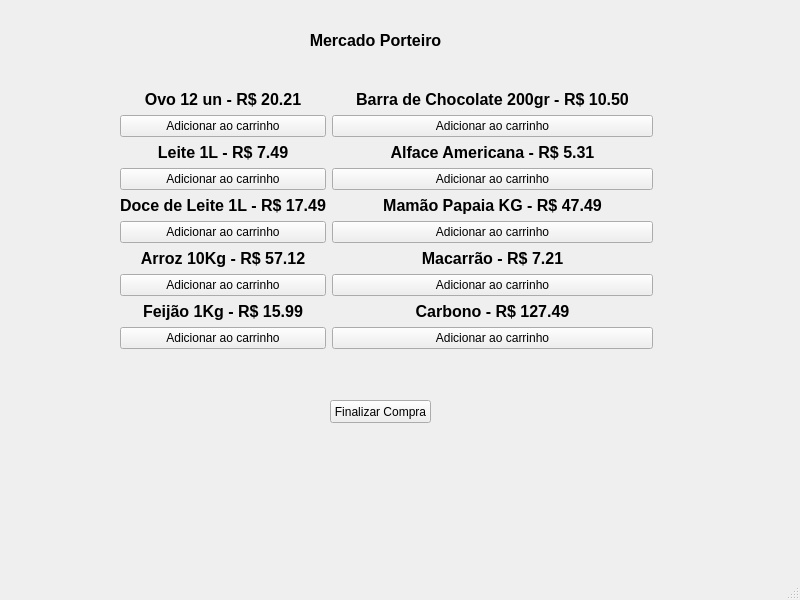
<?xml version="1.0" encoding="UTF-8"?>
<ui version="4.0">
 <class>MainWindow</class>
 <widget class="QMainWindow" name="MainWindow">
  <property name="geometry">
   <rect>
    <x>0</x>
    <y>0</y>
    <width>800</width>
    <height>600</height>
   </rect>
  </property>
  <property name="windowTitle">
   <string>MainWindow</string>
  </property>
  <widget class="QWidget" name="centralwidget">
   <widget class="QLabel" name="label">
    <property name="geometry">
     <rect>
      <x>250</x>
      <y>0</y>
      <width>251</width>
      <height>81</height>
     </rect>
    </property>
    <property name="font">
     <font>
      <pointsize>12</pointsize>
      <weight>75</weight>
      <bold>true</bold>
     </font>
    </property>
    <property name="text">
     <string>Mercado Porteiro</string>
    </property>
    <property name="alignment">
     <set>Qt::AlignCenter</set>
    </property>
   </widget>
   <widget class="QWidget" name="formLayoutWidget">
    <property name="geometry">
     <rect>
      <x>120</x>
      <y>90</y>
      <width>533</width>
      <height>281</height>
     </rect>
    </property>
    <layout class="QFormLayout" name="formLayout">
     <item row="0" column="0">
      <layout class="QVBoxLayout" name="verticalLayout_3">
       <item>
        <layout class="QVBoxLayout" name="verticalLayout">
         <item>
          <widget class="QLabel" name="label_2">
           <property name="font">
            <font>
             <pointsize>12</pointsize>
             <weight>75</weight>
             <bold>true</bold>
            </font>
           </property>
           <property name="text">
            <string>Ovo 12 un - R$ 20.21</string>
           </property>
           <property name="alignment">
            <set>Qt::AlignCenter</set>
           </property>
          </widget>
         </item>
         <item>
          <widget class="QPushButton" name="pushButton">
           <property name="text">
            <string>Adicionar ao carrinho</string>
           </property>
          </widget>
         </item>
         <item>
          <layout class="QVBoxLayout" name="verticalLayout_2">
           <item>
            <widget class="QLabel" name="label_3">
             <property name="font">
              <font>
               <pointsize>12</pointsize>
               <weight>75</weight>
               <bold>true</bold>
              </font>
             </property>
             <property name="text">
              <string>Leite 1L - R$ 7.49</string>
             </property>
             <property name="alignment">
              <set>Qt::AlignCenter</set>
             </property>
            </widget>
           </item>
           <item>
            <widget class="QPushButton" name="pushButton_2">
             <property name="text">
              <string>Adicionar ao carrinho</string>
             </property>
            </widget>
           </item>
          </layout>
         </item>
        </layout>
       </item>
       <item>
        <widget class="QLabel" name="label_4">
         <property name="font">
          <font>
           <pointsize>12</pointsize>
           <weight>75</weight>
           <bold>true</bold>
          </font>
         </property>
         <property name="text">
          <string>Doce de Leite 1L - R$ 17.49</string>
         </property>
         <property name="alignment">
          <set>Qt::AlignCenter</set>
         </property>
        </widget>
       </item>
       <item>
        <widget class="QPushButton" name="pushButton_3">
         <property name="text">
          <string>Adicionar ao carrinho</string>
         </property>
        </widget>
       </item>
       <item>
        <layout class="QVBoxLayout" name="verticalLayout_4">
         <item>
          <widget class="QLabel" name="label_5">
           <property name="font">
            <font>
             <pointsize>12</pointsize>
             <weight>75</weight>
             <bold>true</bold>
            </font>
           </property>
           <property name="text">
            <string>Arroz 10Kg - R$ 57.12</string>
           </property>
           <property name="alignment">
            <set>Qt::AlignCenter</set>
           </property>
          </widget>
         </item>
         <item>
          <widget class="QPushButton" name="pushButton_4">
           <property name="text">
            <string>Adicionar ao carrinho</string>
           </property>
          </widget>
         </item>
         <item>
          <layout class="QVBoxLayout" name="verticalLayout_5">
           <item>
            <widget class="QLabel" name="label_6">
             <property name="font">
              <font>
               <pointsize>12</pointsize>
               <weight>75</weight>
               <bold>true</bold>
              </font>
             </property>
             <property name="text">
              <string>Feijão 1Kg - R$ 15.99</string>
             </property>
             <property name="alignment">
              <set>Qt::AlignCenter</set>
             </property>
            </widget>
           </item>
           <item>
            <widget class="QPushButton" name="pushButton_5">
             <property name="text">
              <string>Adicionar ao carrinho</string>
             </property>
            </widget>
           </item>
          </layout>
         </item>
        </layout>
       </item>
      </layout>
     </item>
     <item row="0" column="1">
      <layout class="QVBoxLayout" name="verticalLayout_6">
       <item>
        <widget class="QLabel" name="label_7">
         <property name="font">
          <font>
           <pointsize>12</pointsize>
           <weight>75</weight>
           <bold>true</bold>
          </font>
         </property>
         <property name="text">
          <string>Barra de Chocolate 200gr - R$ 10.50</string>
         </property>
         <property name="alignment">
          <set>Qt::AlignCenter</set>
         </property>
        </widget>
       </item>
       <item>
        <widget class="QPushButton" name="pushButton_6">
         <property name="text">
          <string>Adicionar ao carrinho</string>
         </property>
        </widget>
       </item>
       <item>
        <layout class="QVBoxLayout" name="verticalLayout_7">
         <item>
          <widget class="QLabel" name="label_8">
           <property name="font">
            <font>
             <pointsize>12</pointsize>
             <weight>75</weight>
             <bold>true</bold>
            </font>
           </property>
           <property name="text">
            <string>Alface Americana - R$ 5.31</string>
           </property>
           <property name="alignment">
            <set>Qt::AlignCenter</set>
           </property>
          </widget>
         </item>
         <item>
          <widget class="QPushButton" name="pushButton_7">
           <property name="text">
            <string>Adicionar ao carrinho</string>
           </property>
          </widget>
         </item>
        </layout>
       </item>
       <item>
        <layout class="QVBoxLayout" name="verticalLayout_8">
         <item>
          <widget class="QLabel" name="label_9">
           <property name="font">
            <font>
             <pointsize>12</pointsize>
             <weight>75</weight>
             <bold>true</bold>
            </font>
           </property>
           <property name="text">
            <string>Mamão Papaia KG - R$ 47.49</string>
           </property>
           <property name="alignment">
            <set>Qt::AlignCenter</set>
           </property>
          </widget>
         </item>
         <item>
          <widget class="QPushButton" name="pushButton_8">
           <property name="text">
            <string>Adicionar ao carrinho</string>
           </property>
          </widget>
         </item>
         <item>
          <layout class="QVBoxLayout" name="verticalLayout_9">
           <item>
            <widget class="QLabel" name="label_10">
             <property name="font">
              <font>
               <pointsize>12</pointsize>
               <weight>75</weight>
               <bold>true</bold>
              </font>
             </property>
             <property name="text">
              <string>Macarrão - R$ 7.21</string>
             </property>
             <property name="alignment">
              <set>Qt::AlignCenter</set>
             </property>
            </widget>
           </item>
           <item>
            <widget class="QPushButton" name="pushButton_9">
             <property name="text">
              <string>Adicionar ao carrinho</string>
             </property>
            </widget>
           </item>
           <item>
            <layout class="QVBoxLayout" name="verticalLayout_10">
             <item>
              <widget class="QLabel" name="label_11">
               <property name="font">
                <font>
                 <pointsize>12</pointsize>
                 <weight>75</weight>
                 <bold>true</bold>
                </font>
               </property>
               <property name="text">
                <string>Carbono - R$ 127.49</string>
               </property>
               <property name="alignment">
                <set>Qt::AlignCenter</set>
               </property>
              </widget>
             </item>
             <item>
              <widget class="QPushButton" name="pushButton_10">
               <property name="text">
                <string>Adicionar ao carrinho</string>
               </property>
              </widget>
             </item>
            </layout>
           </item>
          </layout>
         </item>
        </layout>
       </item>
      </layout>
     </item>
    </layout>
   </widget>
   <widget class="QPushButton" name="pushButton_11">
    <property name="geometry">
     <rect>
      <x>330</x>
      <y>400</y>
      <width>101</width>
      <height>23</height>
     </rect>
    </property>
    <property name="text">
     <string>Finalizar Compra</string>
    </property>
   </widget>
   <widget class="QLabel" name="label_12">
    <property name="geometry">
     <rect>
      <x>230</x>
      <y>440</y>
      <width>331</width>
      <height>101</height>
     </rect>
    </property>
    <property name="font">
     <font>
      <pointsize>12</pointsize>
      <weight>75</weight>
      <bold>true</bold>
     </font>
    </property>
    <property name="text">
     <string/>
    </property>
    <property name="alignment">
     <set>Qt::AlignCenter</set>
    </property>
   </widget>
  </widget>
  <widget class="QMenuBar" name="menubar">
   <property name="geometry">
    <rect>
     <x>0</x>
     <y>0</y>
     <width>800</width>
     <height>21</height>
    </rect>
   </property>
  </widget>
  <widget class="QStatusBar" name="statusbar"/>
 </widget>
 <resources/>
 <connections/>
</ui>
